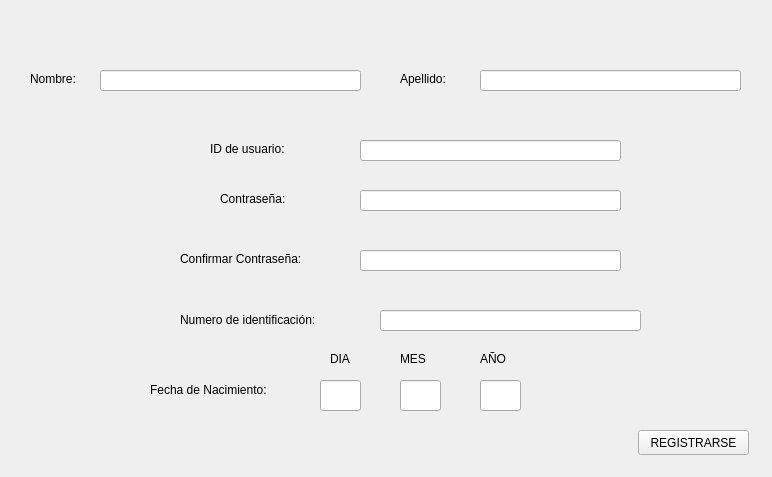
<?xml version="1.0" encoding="UTF-8"?>
<ui version="4.0">
 <class>DATOS_USUARIO</class>
 <widget class="QWidget" name="DATOS_USUARIO">
  <property name="geometry">
   <rect>
    <x>0</x>
    <y>0</y>
    <width>772</width>
    <height>477</height>
   </rect>
  </property>
  <property name="windowTitle">
   <string>Form</string>
  </property>
  <widget class="QLineEdit" name="NOMBRE">
   <property name="geometry">
    <rect>
     <x>100</x>
     <y>70</y>
     <width>261</width>
     <height>21</height>
    </rect>
   </property>
  </widget>
  <widget class="QLineEdit" name="APELLIDO">
   <property name="geometry">
    <rect>
     <x>480</x>
     <y>70</y>
     <width>261</width>
     <height>21</height>
    </rect>
   </property>
  </widget>
  <widget class="QLabel" name="label">
   <property name="geometry">
    <rect>
     <x>30</x>
     <y>70</y>
     <width>67</width>
     <height>17</height>
    </rect>
   </property>
   <property name="text">
    <string>Nombre:</string>
   </property>
  </widget>
  <widget class="QLabel" name="label_2">
   <property name="geometry">
    <rect>
     <x>400</x>
     <y>70</y>
     <width>67</width>
     <height>17</height>
    </rect>
   </property>
   <property name="text">
    <string>Apellido:</string>
   </property>
  </widget>
  <widget class="QLineEdit" name="IDENTIFI">
   <property name="geometry">
    <rect>
     <x>380</x>
     <y>310</y>
     <width>261</width>
     <height>21</height>
    </rect>
   </property>
  </widget>
  <widget class="QLabel" name="label_3">
   <property name="geometry">
    <rect>
     <x>180</x>
     <y>310</y>
     <width>181</width>
     <height>20</height>
    </rect>
   </property>
   <property name="text">
    <string>Numero de identificación:</string>
   </property>
  </widget>
  <widget class="QLineEdit" name="DIA">
   <property name="geometry">
    <rect>
     <x>320</x>
     <y>380</y>
     <width>41</width>
     <height>31</height>
    </rect>
   </property>
  </widget>
  <widget class="QLineEdit" name="MES">
   <property name="geometry">
    <rect>
     <x>400</x>
     <y>380</y>
     <width>41</width>
     <height>31</height>
    </rect>
   </property>
  </widget>
  <widget class="QLineEdit" name="YEAR">
   <property name="geometry">
    <rect>
     <x>480</x>
     <y>380</y>
     <width>41</width>
     <height>31</height>
    </rect>
   </property>
  </widget>
  <widget class="QLabel" name="label_4">
   <property name="geometry">
    <rect>
     <x>150</x>
     <y>380</y>
     <width>151</width>
     <height>20</height>
    </rect>
   </property>
   <property name="text">
    <string>Fecha de Nacimiento:</string>
   </property>
  </widget>
  <widget class="QLabel" name="label_5">
   <property name="geometry">
    <rect>
     <x>330</x>
     <y>350</y>
     <width>31</width>
     <height>17</height>
    </rect>
   </property>
   <property name="text">
    <string>DIA</string>
   </property>
  </widget>
  <widget class="QLabel" name="label_6">
   <property name="geometry">
    <rect>
     <x>400</x>
     <y>350</y>
     <width>31</width>
     <height>17</height>
    </rect>
   </property>
   <property name="text">
    <string>MES</string>
   </property>
  </widget>
  <widget class="QLabel" name="label_7">
   <property name="geometry">
    <rect>
     <x>480</x>
     <y>350</y>
     <width>31</width>
     <height>17</height>
    </rect>
   </property>
   <property name="text">
    <string>AÑO</string>
   </property>
  </widget>
  <widget class="QPushButton" name="REGISTRARSE">
   <property name="geometry">
    <rect>
     <x>638</x>
     <y>430</y>
     <width>111</width>
     <height>25</height>
    </rect>
   </property>
   <property name="text">
    <string>REGISTRARSE</string>
   </property>
  </widget>
  <widget class="QLabel" name="label_8">
   <property name="geometry">
    <rect>
     <x>210</x>
     <y>140</y>
     <width>101</width>
     <height>17</height>
    </rect>
   </property>
   <property name="text">
    <string>ID de usuario:</string>
   </property>
  </widget>
  <widget class="QLineEdit" name="ID_USUARIO">
   <property name="geometry">
    <rect>
     <x>360</x>
     <y>140</y>
     <width>261</width>
     <height>21</height>
    </rect>
   </property>
  </widget>
  <widget class="QLabel" name="label_9">
   <property name="geometry">
    <rect>
     <x>220</x>
     <y>190</y>
     <width>81</width>
     <height>17</height>
    </rect>
   </property>
   <property name="text">
    <string>Contraseña:</string>
   </property>
  </widget>
  <widget class="QLineEdit" name="CONTRA">
   <property name="geometry">
    <rect>
     <x>360</x>
     <y>190</y>
     <width>261</width>
     <height>21</height>
    </rect>
   </property>
  </widget>
  <widget class="QLabel" name="label_10">
   <property name="geometry">
    <rect>
     <x>180</x>
     <y>250</y>
     <width>161</width>
     <height>17</height>
    </rect>
   </property>
   <property name="text">
    <string>Confirmar Contraseña:</string>
   </property>
  </widget>
  <widget class="QLineEdit" name="CONFI_CONTRA">
   <property name="geometry">
    <rect>
     <x>360</x>
     <y>250</y>
     <width>261</width>
     <height>21</height>
    </rect>
   </property>
  </widget>
 </widget>
 <resources/>
 <connections/>
</ui>
